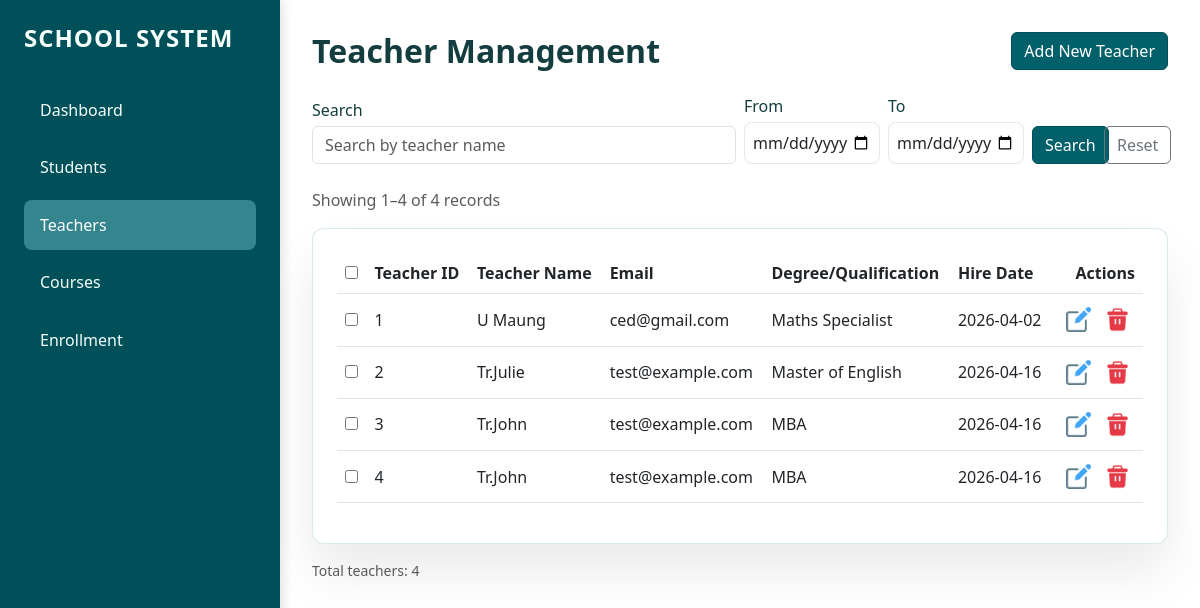
Before: /teachers with the older database file.
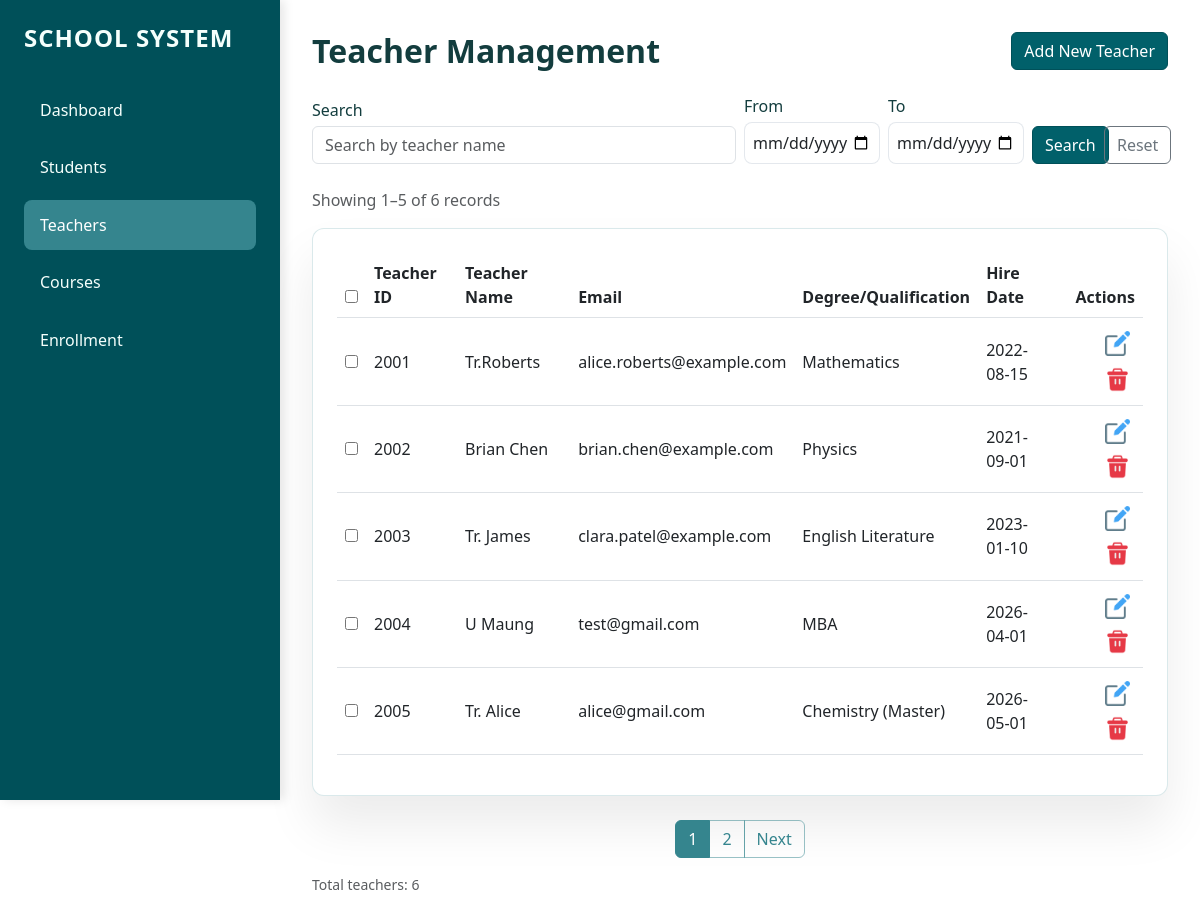
After: the same page with the newer database file.
### tables this page shows
CREATE TABLE teachers (
                teacher_id INTEGER PRIMARY KEY AUTOINCREMENT,
                name TEXT NOT NULL,
                email TEXT,
                degree TEXT,
                hire_date DATE
            );

### app.py (the view, shortened to what this page needs)
@app.route("/teachers", methods=["GET", "POST"])
def teachers_page():
    query = request.args.get("query", "").strip()
    start_date = request.args.get("start_date", "").strip()
    end_date = request.args.get("end_date", "").strip()
    page = request.args.get("page", 1, type=int)
    per_page = 5
    teachers, total = database.get_teachers(
        search_text=query or None,
        start_date=start_date or None,
        end_date=end_date or None,
        page=page,
        per_page=per_page,
    )
    total_pages = (total + per_page - 1) // per_page
    start = (page - 1) * per_page + 1 if total > 0 else 0
    end = min(page * per_page, total)
    return render_template(
        "teachers.html",
        teachers=teachers,
        query=query,
        start_date=start_date,
        end_date=end_date,
        page=page,
        total_pages=total_pages,
        total=total,
        start=start,
        end=end,
    )

### database.py (called while the page is built)
def get_connection():
    conn = sqlite3.connect(DB_NAME, timeout=30)
    conn.execute('PRAGMA foreign_keys = ON')
    conn.row_factory = sqlite3.Row
    return conn

### templates/teachers.html (shortened to what this page needs)
{% extends "base.html" %}
{% block content %}
<div class="d-flex justify-content-between align-items-center mb-4">
    <h2 class="mb-0 fw-bold fs-20">Teacher Management</h2>
    <button class="btn btn-primary" data-bs-toggle="modal" data-bs-target="#addModal">Add New Teacher</button>
</div>
<form method="GET" action="{{ url_for('teachers_page') }}" class="row g-2 align-items-end mb-4">
    <div class="col-md-6">
        <label for="search" class="form-label mb-1">Search</label>
        <input type="search" name="query" class="form-control" placeholder="Search by teacher name"
            value="{{ query | default('') }}">
    </div>
    <div class="col-md-2">
        <label class="form-label mb-1">From</label>
        <input type="date" name="start_date" class="form-control" value="{{ start_date }}">
    </div>
    <div class="col-md-2">
        <label class="form-label mb-1">To</label>
        <input type="date" name="end_date" class="form-control" value="{{ end_date }}">
    </div>
    <div class="col-md-1 d-grid">
        <button type="submit" class="btn btn-outline-primary w-100">Search</button>
    </div>
    <div class="col-md-1 d-grid">
        <a href="{{ url_for('teachers_page') }}" class="btn btn-outline-secondary">Reset</a>
    </div>
</form>
<p class="text-muted">Showing {{ start }}–{{ end }} of {{ total }} records</p>
<div class="card-custom">
    <table class="table align-middle">
        <thead>
            <tr>
                <th><input type="checkbox" id="selectAll"></th>
                <th>Teacher ID</th>
                <th>Teacher Name</th>
                <th>Email</th>
                <th>Degree/Qualification</th>
                <th>Hire Date</th>
                <th class="text-end">Actions</th>
            </tr>
        </thead>
        <tbody>
            {% for s in teachers %}
            <tr>
                <td><input type="checkbox" class="rowCheckbox" value="{{ s['teacher_id'] }}"></td>
                <td>{{ s['teacher_id'] }}</td>
                <td>{{ s['name'] }}</td>
                <td>{{ s['email'] }}</td>
                <td>{{ s['degree'] }}</td>
                <td>{{ s['hire_date'] }}</td>
                <td class="text-end">
                    <button class="btn btn-sm btn-outline-secondary" data-bs-toggle="modal"
                        data-bs-target="#edit{{ s['teacher_id'] }}"><img
                            src="{{ url_for('static', filename='image/edit.png') }}" alt="Edit"
                            style="width: 1rem; height: 1rem;"></button>
                    <form action="/teachers/{{ s['teacher_id'] }}/delete" method="POST" class="d-inline row-delete-form" data-item-name="teacher {{ s['name'] }}">
                        <button type="submit" class="btn btn-sm delete-row-delete-btn"><img
                                src="{{ url_for('static', filename='image/delete.png') }}" alt="Delete"
                                style="width: 1rem; height: 1rem;"></button>
                    </form>
                </td>
            </tr>
            {% endfor %}
        </tbody>
    </table>
</div>
{% if total_pages > 1 %}
<nav aria-label="Teacher pagination">
    <ul class="pagination justify-content-center">
        {% for p in range(1, total_pages + 1) %}
        <li class="page-item {% if p == page %}active{% endif %}">
            <a class="page-link"
                href="{{ url_for('teachers_page', query=query, start_date=start_date, end_date=end_date, page=p) }}">{{
                p }}</a>
        </li>
        {% endfor %}
        {% if page < total_pages %} <li class="page-item">
            <a class="page-link"
                href="{{ url_for('teachers_page', query=query, start_date=start_date, end_date=end_date, page=page+1) }}">Next</a>
            </li>
            {% endif %}
    </ul>
</nav>
{% endif %}
<div class="d-flex justify-content-between align-items-center mt-3">
    <small class="text-muted">Total teachers: {{ total }}</small>
</div>
{% endblock %}

Changed rows visible on the page:
removed teachers: teacher_id "1", name "U Maung", email "ced@gmail.com", degree "Maths Specialist", hire_date "2026-04-02"
removed teachers: teacher_id "2", name "Tr.Julie", email "test@example.com", degree "Master of English", hire_date "2026-04-16"
removed teachers: teacher_id "3", name "Tr.John", email "test@example.com", degree "MBA", hire_date "2026-04-16"
removed teachers: teacher_id "4", name "Tr.John", email "test@example.com", degree "MBA", hire_date "2026-04-16"
added teachers: teacher_id "2001", name "Tr.Roberts", email "alice.roberts@example.com", degree "Mathematics", hire_date "2022-08-15"
added teachers: teacher_id "2002", name "Brian Chen", email "brian.chen@example.com", degree "Physics", hire_date "2021-09-01"
added teachers: teacher_id "2003", name "Tr. James", email "clara.patel@example.com", degree "English Literature", hire_date "2023-01-10"
added teachers: teacher_id "2004", name "U Maung", email "test@gmail.com", degree "MBA", hire_date "2026-04-01"
added teachers: teacher_id "2005", name "Tr. Alice", email "alice@gmail.com", degree "Chemistry (Master)", hire_date "2026-05-01"
Other visible differences:
{{ end }}: "4" → "5"
{{ total }}: "4" → "6"
new list line: "1"
new list line: "2"
text now shown: "Next"
